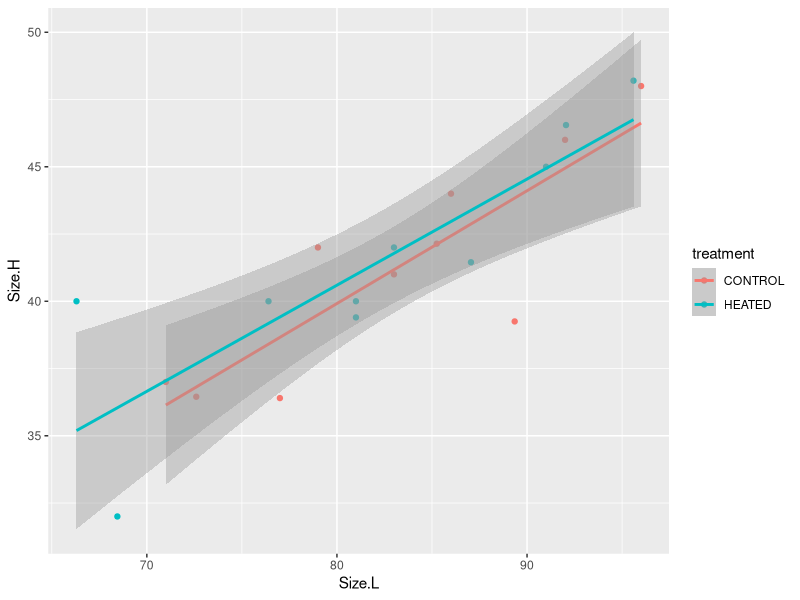
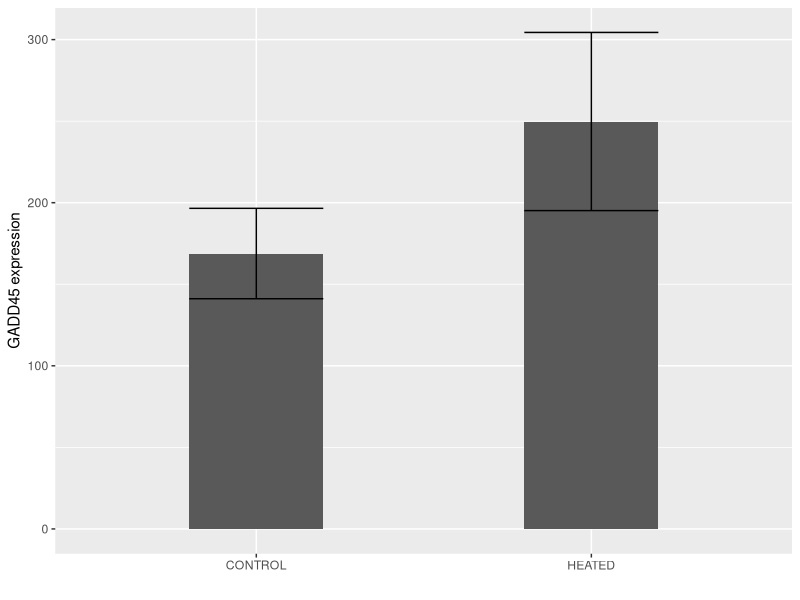
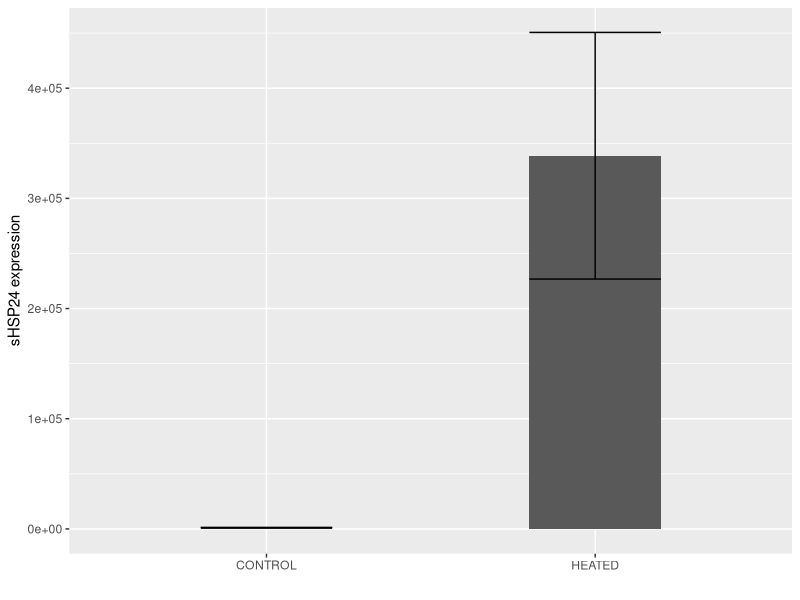
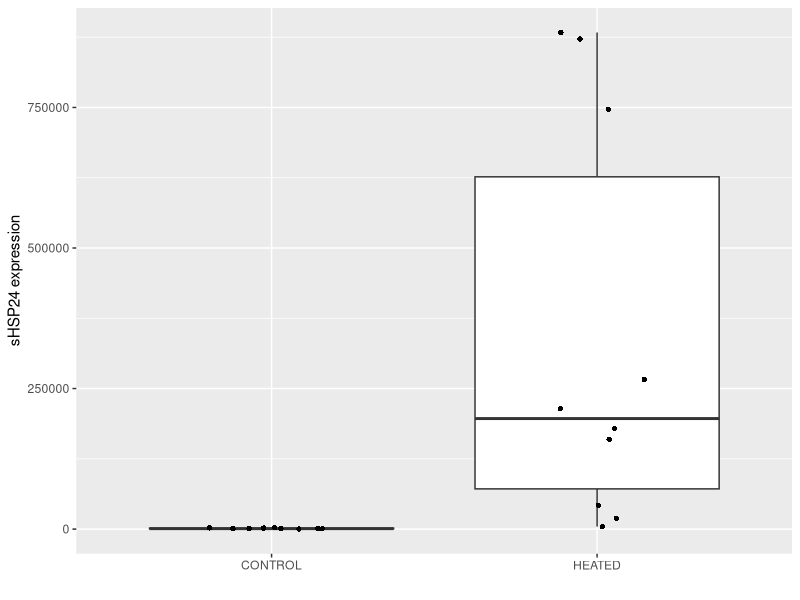
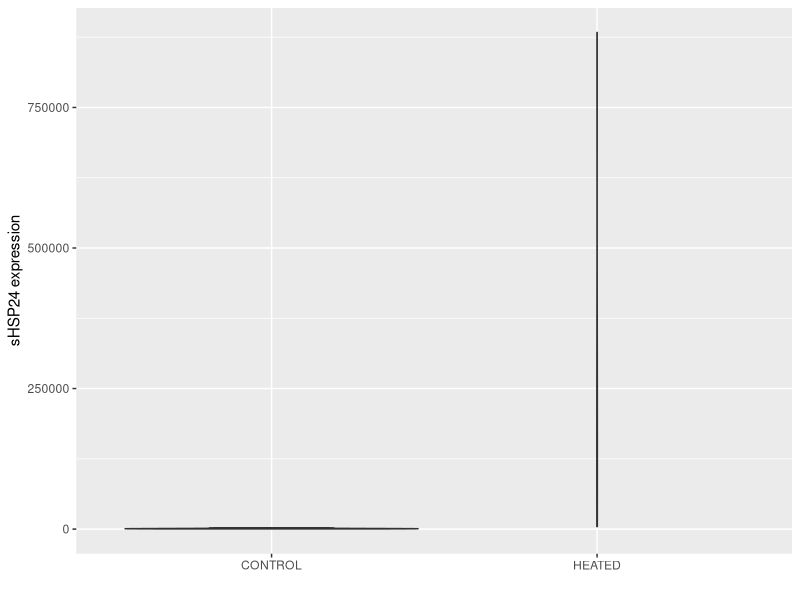

Here is the R script that generated these plots, in order: (Note: this script raises an error after producing the figures.)
## ---- chunk 1
library(tidyverse)
## ---- chunk 2
exp <- read.delim("../data/myt-gene-exp.csv", sep = ",")
## ---- chunk 3
exp <- drop_na(exp)
## ---- chunk 4
ggplot(exp, aes(x = Size.L, y = Size.H, color = treatment)) +
  geom_point() +
  geom_smooth(method = "lm")
## ---- chunk 5
exp %>% 
  group_by(treatment) %>%
  summarise(sem = sd(GADD45.converted)/sqrt(n()),
            GADD45.converted = mean(GADD45.converted)) %>%
  ggplot(aes(x = treatment, y = GADD45.converted)) + 
  geom_col(position = "dodge",
           width = 0.4) + 
  geom_errorbar(aes(ymin=GADD45.converted-sem, ymax=GADD45.converted+sem), width=.4,
                position = position_dodge()) +
  labs(x ="", y = "GADD45 expression", legend.title="") 
## ---- chunk 6
exp %>% 
  group_by(treatment) %>%
  summarise(sem = sd(sHSP24.converted)/sqrt(n()),
            sHSP24.converted = mean(sHSP24.converted)) %>%
  ggplot(aes(x = treatment, y = sHSP24.converted)) + 
  geom_col(position = "dodge",
           width = 0.4) + 
  geom_errorbar(aes(ymin=sHSP24.converted-sem, ymax=sHSP24.converted+sem), width=.4,
                position = position_dodge()) +
  labs(x ="", y = "sHSP24 expression", legend.title="") 
## ---- chunk 7
exp %>% 
  ggplot(aes(x = treatment, y = sHSP24.converted)) + 
  geom_boxplot() + 
  geom_jitter(shape=16, position=position_jitter(0.2)) +
  labs(x ="", y = "sHSP24 expression", legend.title="") 
## ---- chunk 8
exp %>% 
  ggplot(aes(x = treatment, y = sHSP24.converted)) + 
  geom_violin() + 
  labs(x ="", y = "sHSP24 expression", legend.title="") 
## ---- chunk 9
write_delim(exp, "../output/expression_01.tab", delim = "\t")
## ---- chunk 10
exp_long <- read.delim("../data/exp_longer.txt", sep = "\t")
## ---- chunk 11
exp_long %>% 
  ggplot(aes(x = treatment, y = gene_norm)) + 
  geom_boxplot() + 
  geom_jitter(shape=1, position=position_jitter(0.1)) +
  facet_wrap(~gene)
## ---- chunk 12
exp_long <- exp_long %>%
  mutate(gene_norm = log10(exp))
